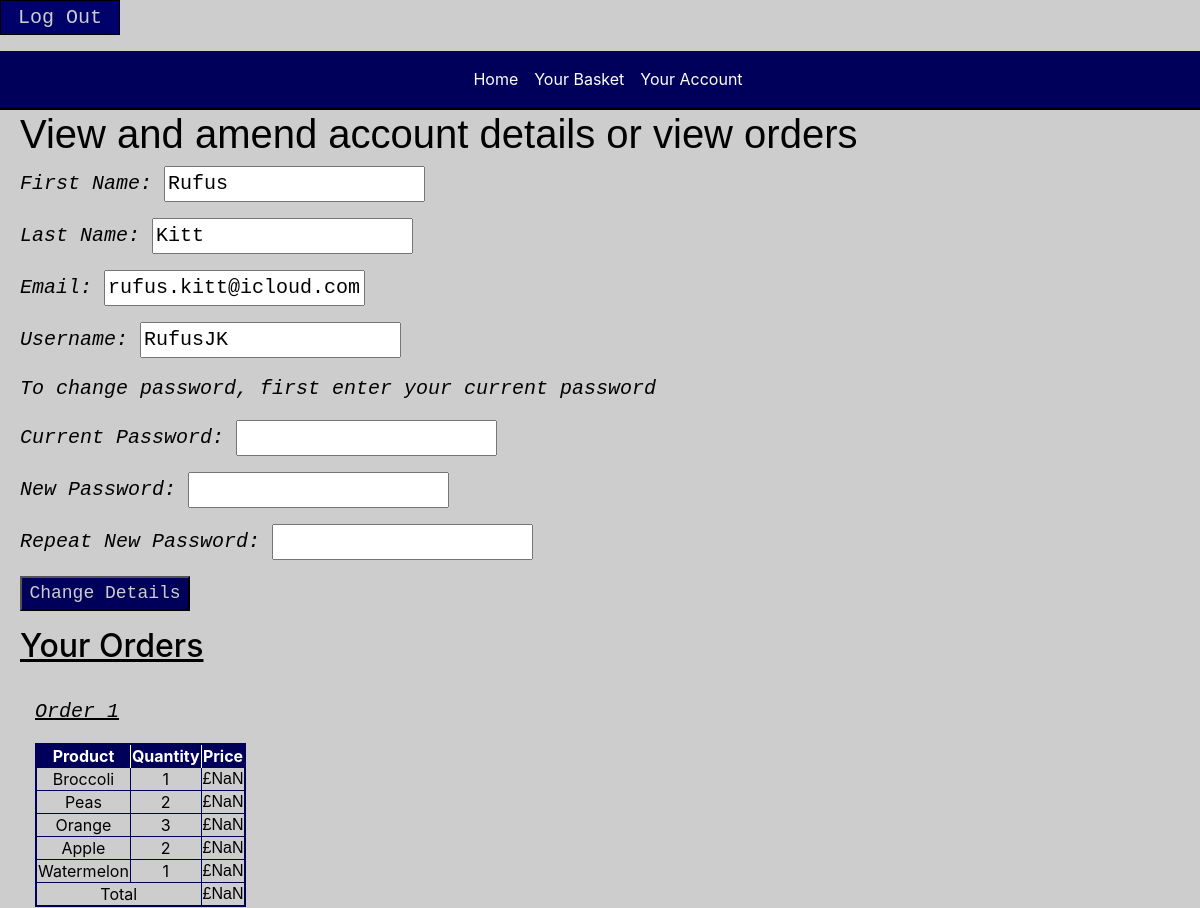
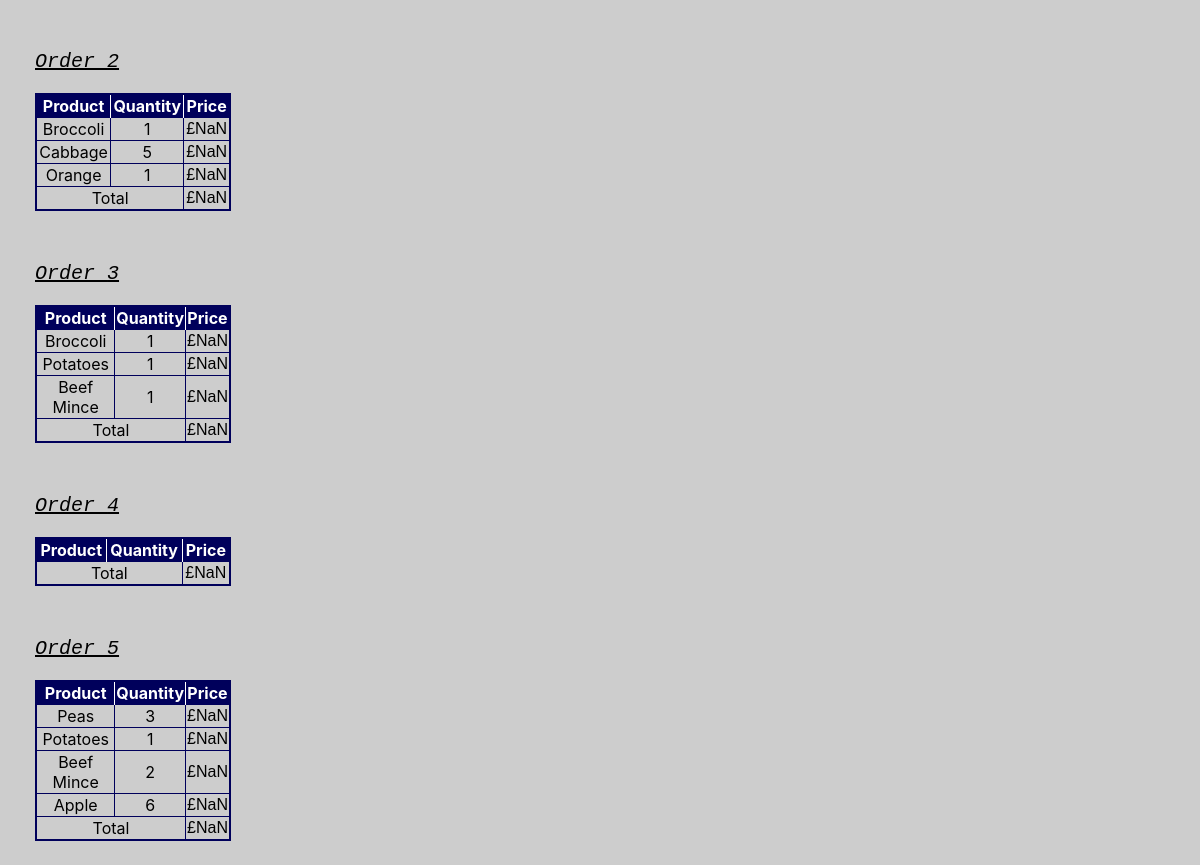
The page /account (signed in) on the database its author committed (2 pictures, top to bottom).
### app/models.py (models this page shows, shortened)
class Customer(db.Model):
    id = db.Column(db.Integer, primary_key=True)
    first_name = db.Column(db.String(20), index=True)
    last_name = db.Column(db.String(20))
    email = db.Column(db.String(50), unique=True)
    username = db.Column(db.String(20), unique=True)
    password = db.Column(db.String(20))
    cards = db.relationship('Card', backref='customer', lazy='dynamic')
    baskets = db.relationship('Basket', backref='customer', lazy='dynamic')

class Product(db.Model):
    id = db.Column(db.Integer, primary_key=True)
    name = db.Column(db.String(50), index=True, unique=True)
    imgurl = db.Column(db.String(500))
    category = db.Column(db.String(50))
    price = db.Column(db.Float)
    count = db.Column(db.Integer)
    rating = db.Column(db.Float)
    baskets = db.relationship('BasketProducts', backref='product', lazy='dynamic')

### app/views.py (the view, shortened to what this page needs)
@app.route('/account', methods=['GET', 'POST'])
def account():
    error = False
    passwordChange = False
    customerID = session['customer']
    customer = models.Customer.query.get(customerID)
    form = EditAccountForm()
    baskets = []
    totals = []
    for basket in customer.baskets:
        total = 0
        items = []
        for basketproduct in basket.products:
            itemInfo = []
            pID = basketproduct.product_id
            product = models.Product.query.get(pID)
            name = product.name
            price=product.price
            quantity = basketproduct.quantity
            price = price*quantity
            total = total + price
            itemInfo.append(name)
            itemInfo.append(quantity)
            itemInfo.append(price)
            items.append(itemInfo)
        baskets.append(items)
        totals.append(total)
    baskets = baskets[:-1]
    return render_template('account.html', title='Your Account', customer=customer, form=form, baskets=baskets, totals=totals, error=error)

### app/forms.py
class EditAccountForm(FlaskForm):
    first_name = StringField('FName', validators=[DataRequired()])
    last_name = StringField('LName', validators=[DataRequired()])
    email = EmailField('Email', validators=[DataRequired()])
    username = StringField('UName', validators=[DataRequired()])
    currentPassword = PasswordField('Password')
    newPassword = PasswordField('Password')
    copyPassword = PasswordField('Password')

### app/templates/account.html (shortened to what this page needs)
{% extends "base.html" %}
{% block content %}
<h1>View and amend account details or view orders</h1>
<form lang="en" action="" method="post" name="new">
    <p lang="en">
        First Name: {{ form.first_name(value=customer.first_name) }}<br>
    </p>
    <p lang="en">
        Last Name: {{ form.last_name(value=customer.last_name) }}<br>
    </p>
    <p lang="en">
        Email: {{ form.email(value=customer.email) }}<br>
    </p>
    <p lang="en">
        Username: {{ form.username(value=customer.username) }}<br>
    </p>
    <p lang="en">To change password, first enter your current password</p>
    <p lang="en">
        Current Password: {{ form.currentPassword }}<br>
    </p>
    <p lang="en">
        New Password: {{ form.newPassword }}<br>
    </p>
    <p lang="en">
        Repeat New Password: {{ form.copyPassword }}<br>
    </p>
    <p lang="en"><input class="changeButton" type="submit" value="Change Details"></p>
</form>
<h2 lang="en"><u>Your Orders</u></h2>
<div class="col-3">
{% for basket in baskets %}
    <br>
    <p><u>Order {{loop.index0 + 1}}</u></p>
    <table lang="en">
        <tr>
            <th>Product</th>
            <th>Quantity</th>
            <th>Price</th>
        </tr>
    {% for item in basket %}
        <tr>
            <td>{{item[0]}}</td>
            <td>{{item[1]}}</td>
            <td class="price">£{{item[2]}}</td>
        </tr>
    {% endfor %}
    <tr>
        <td rowspan=2 colspan=2>Total</th>
        <td class="price">£{{totals[loop.index0]}}</th>
    </tr>
    </table>
    <br>
{% endfor %}
</div>
{% endblock %}

### app/templates/base.html (shortened to what this page needs)
<html lang="en">
    <head>
      <link rel="stylesheet" href="https://stackpath.bootstrapcdn.com/bootstrap/4.2.1/css/bootstrap.min.css">
      <link rel="stylesheet" href="static/shopStyleSheet.css">
    </head>
    <body>
      <p lang="en"><input class="button" type="button" id="logOut" value="Log Out"></p>
      <nav class="navbar navbar-expand-sm">
        <div class="collapse navbar-collapse" id="navbarSupportedContent">
          <ul class="navbar-nav mr-auto">
            <li lang="en" class="nav-item"><a class="nav-link" href="/home">Home<span class="sr-only">(current)</span></a></li>
            <li lang="en" class="nav-item"><a class="nav-link" href="/basket">Your Basket</a></li>
            <li lang="en" class="nav-item"><a class="nav-link" href="/account">Your Account</a></li>
          </ul>
        </div>
      </nav>
      <div class="container-fluid">
        <div class="row" id="baseContainer">
            <div class="col">
              {% block content %}{% endblock %}
            </div>
          </div>
        </div>
    </body>
  </html>

### app/static/shopStyleSheet.css (style rules this page uses)
nav { border: 3px double #000000; border-style: none none solid none; text-align: center; background-color: #00005B; }
.button { height: 35px; width: 120px; background-color: #00005B; color: #cdcdcd; }
a { color: white; }
table { border: 2px solid #00005B; border-collapse: collapse; width: 75%; }
th, td { border: 1px solid #00005B; text-align: center; }
th { color: white; background-color: #00005B; border-color: white; border-style: none solid none solid; }
body { color: #000000; background-color: #cdcdcd; }
#baseContainer { padding-left: 5px; }
h1, h3 { font-family: Arial, Helvetica, sans-serif; }
p { font-family: 'Courier New', Courier, monospace; font-size: 20px; font-style: oblique; }
.price { font-family: Arial, Helvetica, sans-serif; }
.changeButton { height: 35px; width: 170px; background-color: #00005B; color: #cdcdcd; font-size: 18px; }

### rows shown on the page
Customer: first_name "Rufus", last_name "Kitt", email "rufus.kitt@icloud.com", username "RufusJK"
Product: name "Broccoli", id "1"
Product: name "Peas", id "2", item "3"
Product: name "Orange", item "3", item "1"
Product: name "Apple", item "2", item "6"
Product: name "Watermelon", item "1"
Product: name "Cabbage", item "5"
Product: name "Potatoes", item "1"
Product: name "Beef Mince", item "1", item "2"
